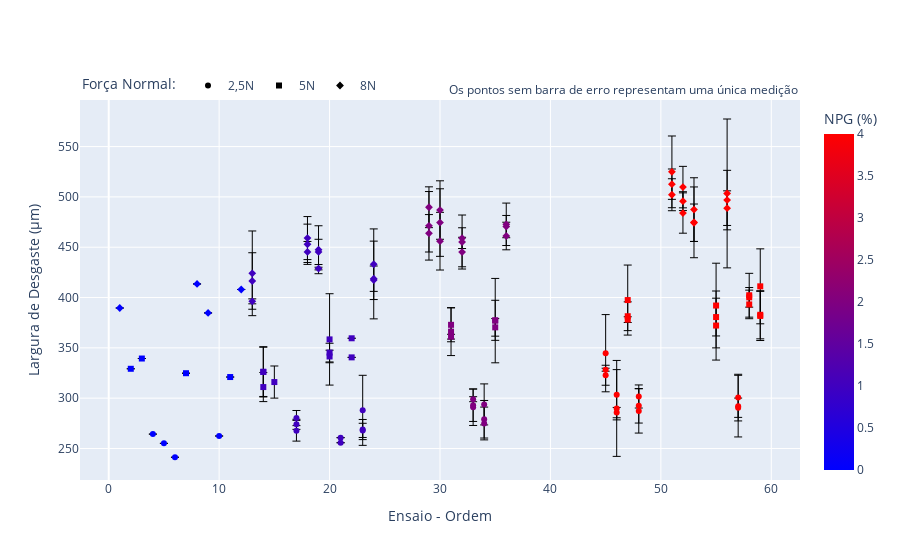

The notebook cell this image was saved under:
### Markdown cell above
### Etapa 3: Visão geral dos ensaios (ordem cronológica)

Os ensaios foram realizados em ordem aleatorizada de força normal e frequência. Os primeiros 12 ensaios foram PU Puro, depois PU+1%NPG e PU+2%NPG (12 pontos extremos), pontos centrais 1% e 2%NPG e, por fim, os 16 ensaios de PU+4%NPGs.

### Code cell
fig = go.Figure()

fig.add_trace(df[df['Força Normal']==2.5].plot(kind = 'scatter', x = 'Ensaio - Geral', y = 'Largura Média', color = 'EG').data[0])
fig.add_trace(df[df['Força Normal']==5].plot(kind = 'scatter', x = 'Ensaio - Geral', y = 'Largura Média', color = 'EG').data[0])
fig.add_trace(df[df['Força Normal']==8].plot(kind = 'scatter', x = 'Ensaio - Geral', y = 'Largura Média', color = 'EG').data[0])


fig.data[0].error_y= dict(array = 1.96*df[df['Força Normal']==2.5]['Largura Desv. Pad.'],
                          type = 'data',
                          visible = True,
                          thickness = 1)
fig.data[1].error_y= dict(array = 1.96*df[df['Força Normal']==5]['Largura Desv. Pad.'],
                          type = 'data',
                          visible = True,
                          thickness = 1)
fig.data[2].error_y= dict(array = 1.96*df[df['Força Normal']==8]['Largura Desv. Pad.'],
                          type = 'data',
                          visible = True,
                          thickness = 1)

fig.data[0].marker.symbol = 'circle'
fig.data[1].marker.symbol = 'square'
fig.data[2].marker.symbol = 'diamond'

fig.data[0].name = '2,5N'
fig.data[1].name = '5N'
fig.data[2].name = '8N'

fig.data[0].showlegend = True
fig.data[1].showlegend = True
fig.data[2].showlegend = True

fig.update_layout(showlegend = True,
                  xaxis_title = 'Ensaio - Ordem',
                  yaxis_title = 'Largura de Desgaste (µm)',
                  legend = dict(
                      xanchor = 'left',
                      yanchor = 'bottom',
                      x = 0,
                      y = 1,
                      orientation = 'h',
                      title_text = 'Força Normal: '
                  ),
                  coloraxis = dict(colorscale = 'Bluered',
                                  colorbar_title = 'NPG (%)',
                                  ),
                  annotations = (dict(text = 'Os pontos sem barra de erro representam uma única medição',
                                      visible = True,
                                      x=1,
                                      y=1,
                                      showarrow = False,
                                      xref = 'paper',
                                      yref = 'paper',
                                      xanchor = 'right',
                                      yanchor = 'bottom'
                                    ),)
                 )

### Figure 1 — Plotly figure (JSON) as saved in the notebook; plotly's stock layout.template omitted (floating-point values rounded to 4 significant figures)
{"data": [{"error_y": {"array": [null, null, null, null, 10.29, 5.015, 7.523, 34.8, 9.992, 7.05, null, null, 2.479, 16.14, 18.09, 18.66, 16.29, 20.38, 9.927, 1.477, 38.37, 30.62, 9.581, 23.18, 47.66, 5.127, 24.97, 17.14, 11.46, 22.01], "thickness": 1, "type": "data", "visible": true}, "hovertemplate": "Ensaio - Geral=%{x}<br>Largura Média=%{y}<br>EG=%{marker.color}<extra></extra>", "legendgroup": "", "marker": {"color": [0, 0, 0, 0, 1, 1, 1, 1, 1, 1, 1, 1, 2, 2, 2, 2, 2, 2, 4, 4, 4, 4, 4, 4, 4, 4, 4, 4, 4, 4], "coloraxis": "coloraxis", "symbol": "circle"}, "mode": "markers", "name": "2,5N", "orientation": "v", "showlegend": true, "type": "scatter", "x": [4, 10, 5, 6, 17, 17, 17, 23, 23, 23, 21, 21, 33, 33, 33, 34, 34, 34, 45, 45, 45, 57, 57, 57, 46, 46, 46, 48, 48, 48], "xaxis": "x", "y": [264.3, 262.4, 255.1, 241.3, 267.6, 274.0, 280.2, 287.9, 268.8, 268.0, 260.8, 255.7, 299.0, 293.0, 291.0, 279.0, 274.9, 293.8, 322.8, 328.3, 344.7, 292.1, 290.5, 300.6, 289.8, 285.7, 303.4, 292.4, 301.7, 287.3], "yaxis": "y"}, {"error_y": {"array": [null, null, null, null, 24.97, 14.46, 24.47, null, null, 15.96, 9.289, 6.226, 45.38, 19.9, 8.74, 41.92, 16.85, 2.375, 23.8, 9.761, 14.2, 21.78, 37.24, 23.9, 24.43, 14.31, 2.863, 34.78, 34.32, 18.76, 42.06], "thickness": 1, "type": "data", "visible": true}, "hovertemplate": "Ensaio - Geral=%{x}<br>Largura Média=%{y}<br>EG=%{marker.color}<extra></extra>", "legendgroup": "", "marker": {"color": [0, 0, 0, 0, 1, 1, 1, 1, 1, 1, 1, 1, 1, 2, 2, 2, 2, 2, 2, 4, 4, 4, 4, 4, 4, 4, 4, 4, 4, 4, 4], "coloraxis": "coloraxis", "symbol": "square"}, "mode": "markers", "name": "5N", "orientation": "v", "showlegend": true, "type": "scatter", "x": [7, 11, 2, 3, 14, 14, 14, 22, 22, 15, 20, 20, 20, 35, 35, 35, 31, 31, 31, 58, 58, 58, 59, 59, 59, 47, 47, 47, 55, 55, 55], "xaxis": "x", "y": [324.8, 321, 329.2, 339.4, 326.2, 311.0, 326.2, 359.5, 340.5, 316.0, 345.3, 341.4, 358.4, 377.4, 370.4, 377.1, 372.9, 361.1, 366.1, 400.2, 393.2, 402.3, 411.1, 382.9, 381.7, 381.4, 378.0, 397.5, 372.2, 380.6, 392.0], "yaxis": "y"}, {"error_y": {"array": [null, null, null, null, 20.01, 10.43, 21.37, 35.1, 12.6, 38.61, 2.46, 42.08, 28.07, 12.54, 1.331, 23.83, 33.57, 28.66, 29.05, 11.07, 13.7, 21.08, 20.27, 18.6, 34.05, 26.83, 14.66, 10.31, 35.63, 15.08, 15.88, 35.17, 18.61, 31.63, 20.6, 9.372, 20.04, 29.56, 73.95, 17.2], "thickness": 1, "type": "data", "visible": true}, "hovertemplate": "Ensaio - Geral=%{x}<br>Largura Média=%{y}<br>EG=%{marker.color}<extra></extra>", "legendgroup": "", "marker": {"color": [0, 0, 0, 0, 1, 1, 1, 1, 1, 1, 1, 1, 1, 1, 1, 1, 2, 2, 2, 2, 2, 2, 2, 2, 2, 2, 2, 2, 4, 4, 4, 4, 4, 4, 4, 4, 4, 4, 4, 4], "coloraxis": "coloraxis", "symbol": "diamond"}, "mode": "markers", "name": "8N", "orientation": "v", "showlegend": true, "type": "scatter", "x": [8, 9, 1, 12, 18, 18, 18, 24, 24, 24, 13, 13, 13, 19, 19, 19, 30, 30, 30, 36, 36, 36, 29, 29, 29, 32, 32, 32, 51, 51, 51, 53, 53, 53, 52, 52, 52, 56, 56, 56], "xaxis": "x", "y": [413.5, 384.7, 389.6, 408, 452.9, 445.3, 459.1, 433.1, 418.7, 417.4, 396.2, 424.1, 416.4, 445.3, 428.8, 447.5, 474.5, 456.0, 486.9, 470.5, 461.1, 472.8, 489.7, 463.8, 471.3, 455.2, 445.2, 459.0, 524.9, 512.6, 502.1, 474.7, 474.3, 487.4, 509.7, 495.8, 484.0, 496.8, 503.4, 488.8], "yaxis": "y"}], "layout": {"annotations": [{"showarrow": false, "text": "Os pontos sem barra de erro representam uma única medição", "visible": true, "x": 1, "xanchor": "right", "xref": "paper", "y": 1, "yanchor": "bottom", "yref": "paper"}], "coloraxis": {"colorbar": {"title": {"text": "NPG (%)"}}, "colorscale": [[0, "rgb(0,0,255)"], [1, "rgb(255,0,0)"]]}, "legend": {"orientation": "h", "title": {"text": "Força Normal: "}, "x": 0, "xanchor": "left", "y": 1, "yanchor": "bottom"}, "showlegend": true, "xaxis": {"title": {"text": "Ensaio - Ordem"}}, "yaxis": {"title": {"text": "Largura de Desgaste (µm)"}}}}
